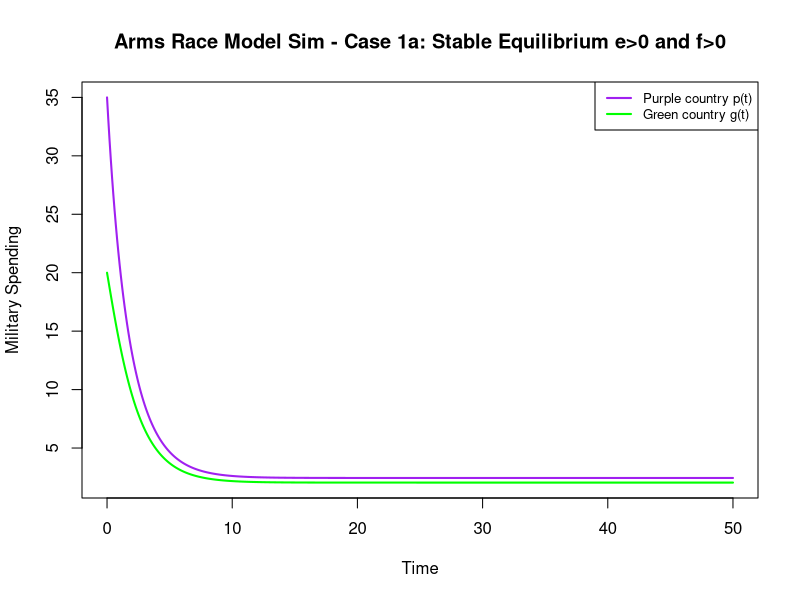
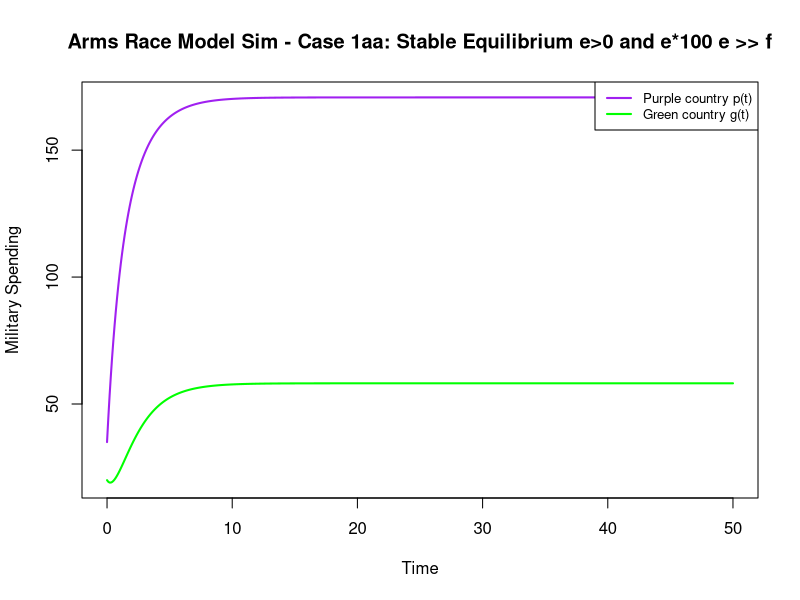
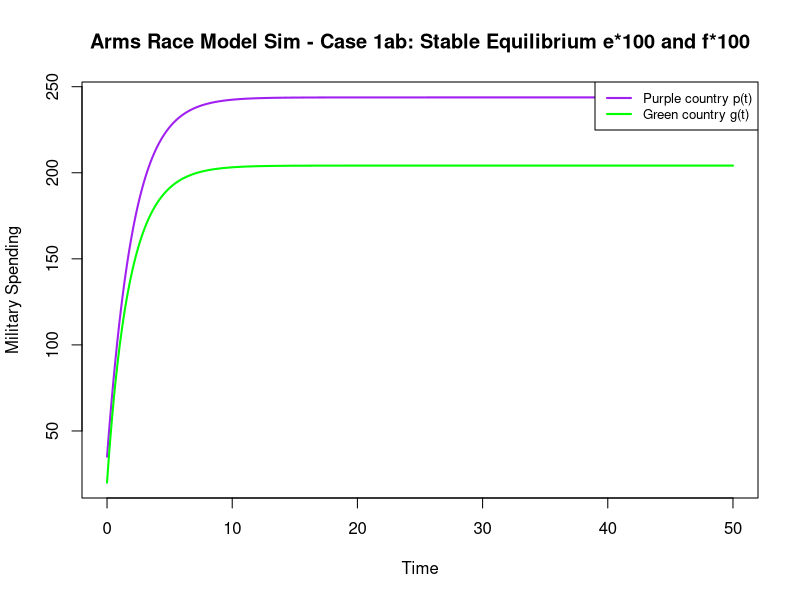
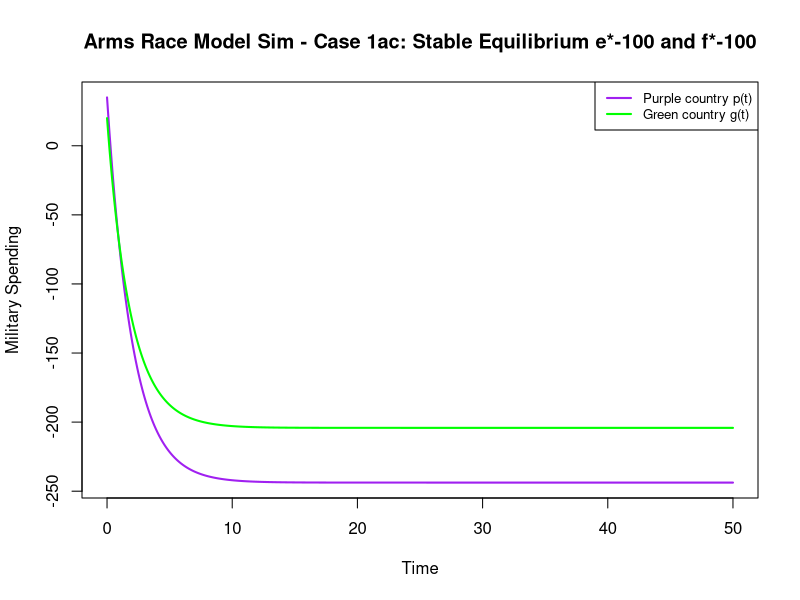
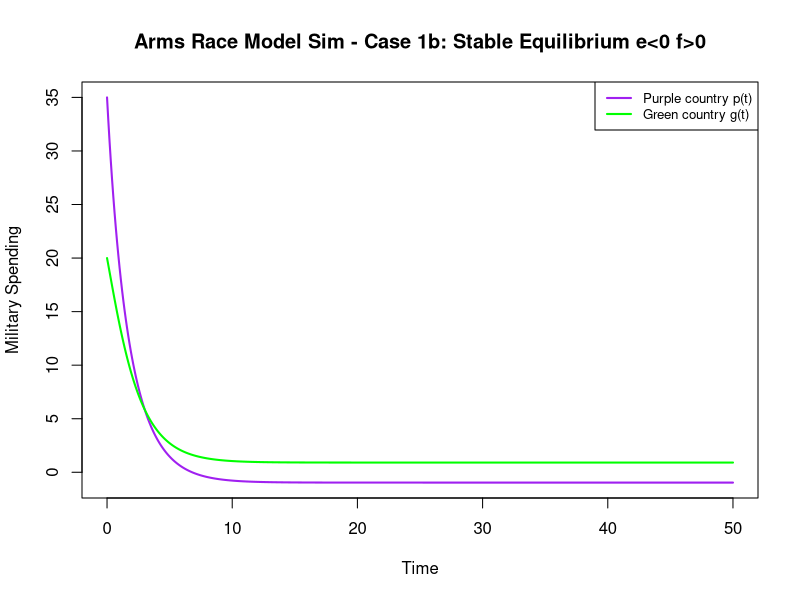
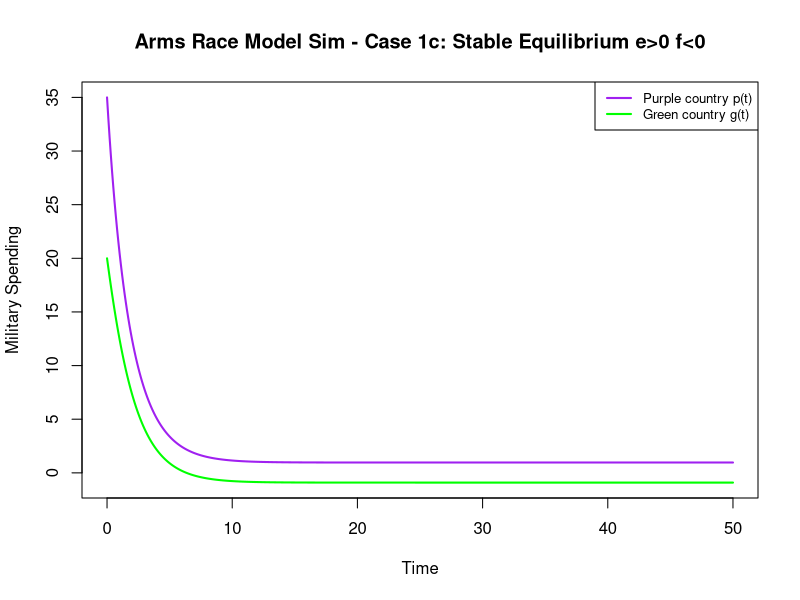
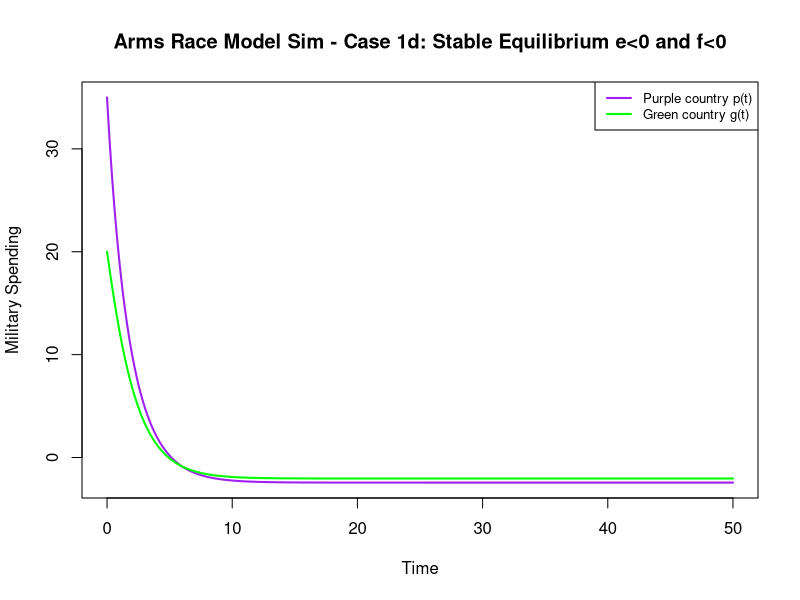
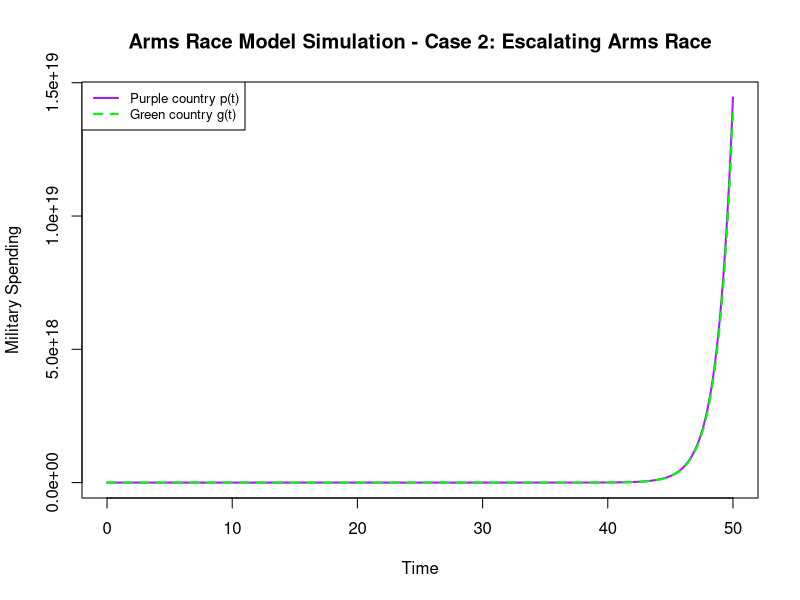

The R script that drew these images, in order: (Note: this script raises an error after producing the figures.)
####################
# Arms Race Model
# Richardson Model
####################

#time values
t_vals <- seq(0, 50, by = 0.1)

#parameters - calibrated from the data points
#values of e and f shift the equilibrium but do not change stability results - confirm
e <- 1.13357055
f <- 1.10615370

#initial conditions determine the starting point of the simulation
#values below or above equilibrium affect whether spending initially increases or decreases
#p0 <- 12
#g0 <- 15
p0 <- 35
g0 <- 20

#create matrix to store model values: simulated spending levels of Purple and Green, respectively
arms <- matrix(NA, nrow = 2, ncol = length(t_vals))
arms[,1] <- c(p0, g0)

#Euler method to numerically simulate the arms race model
arms_model <- function(t_vals, arms, a, b, c, d, e, f){
  h <- t_vals[2] - t_vals[1]
  for(t in 2:length(t_vals)){
    
    p_prev <- arms[1, t-1]
    g_prev <- arms[2, t-1]
  
    dp <- a*g_prev - c*p_prev + e ## CANADA
    dg <- b*p_prev - d*g_prev + f ## USA
    
    p_new <- p_prev + h*dp
    g_new <- g_prev + h*dg
    
    arms[,t] <- c(p_new, g_new)
  }
  return(arms)
}

#Case 1: Stable Equilibrium (spending converges to a stable long-term level)
#Case 1a
model1 <- arms_model(t_vals, arms, a = 0.4, b = 0.3, c = 0.8, d = 0.9, e, f)
plot(t_vals, model1[1,], type="l", col="purple", lwd=2,
     xlab="Time", ylab="Military Spending",
     main="Arms Race Model Sim - Case 1a: Stable Equilibrium e>0 and f>0",
     ylim = range(model1))
lines(t_vals, model1[2,], col="green", lwd=2)
legend("topright",
       legend=c("Purple country p(t)", "Green country g(t)"),
       col=c("purple","green"),
       lwd=2,
       cex=0.8)

#Case 1: Stable Equilibrium (spending converges to a stable long-term level)
#Case 1aa - Extremely large e
model1 <- arms_model(t_vals, arms, a = 0.4, b = 0.3, c = 0.8, d = 0.9, e=e*100, f)
plot(t_vals, model1[1,], type="l", col="purple", lwd=2,
     xlab="Time", ylab="Military Spending",
     main="Arms Race Model Sim - Case 1aa: Stable Equilibrium e>0 and e*100 e >> f",
     ylim = range(model1))
lines(t_vals, model1[2,], col="green", lwd=2)
legend("topright",
       legend=c("Purple country p(t)", "Green country g(t)"),
       col=c("purple","green"),
       lwd=2,
       cex=0.8)

#Case 1: Stable Equilibrium (spending converges to a stable long-term level)
#Case 1ab - Extremely large e and f
model1 <- arms_model(t_vals, arms, a = 0.4, b = 0.3, c = 0.8, d = 0.9, e=e*100, f=f*100)
plot(t_vals, model1[1,], type="l", col="purple", lwd=2,
     xlab="Time", ylab="Military Spending",
     main="Arms Race Model Sim - Case 1ab: Stable Equilibrium e*100 and f*100",
     ylim = range(model1))
lines(t_vals, model1[2,], col="green", lwd=2)
legend("topright",
       legend=c("Purple country p(t)", "Green country g(t)"),
       col=c("purple","green"),
       lwd=2,
       cex=0.8)

#Case 1: Stable Equilibrium (spending converges to a stable long-term level)
#Case 1ac - Extremely large and negative e and f
model1 <- arms_model(t_vals, arms, a = 0.4, b = 0.3, c = 0.8, d = 0.9, e=e*100*-1, f=f*100*-1)
plot(t_vals, model1[1,], type="l", col="purple", lwd=2,
     xlab="Time", ylab="Military Spending",
     main="Arms Race Model Sim - Case 1ac: Stable Equilibrium e*-100 and f*-100",
     ylim = range(model1))
lines(t_vals, model1[2,], col="green", lwd=2)
legend("topright",
       legend=c("Purple country p(t)", "Green country g(t)"),
       col=c("purple","green"),
       lwd=2,
       cex=0.8)

# Case 1: Stable Equilibrium (spending converges to a stable long-term level)
# Case 1b, the green country eventually overtake purple even after 
model1 <- arms_model(t_vals, arms, a = 0.4, b = 0.3, c = 0.8, d = 0.9, e= -e, f)
plot(t_vals, model1[1,], type="l", col="purple", lwd=2,
     xlab="Time", ylab="Military Spending",
     main="Arms Race Model Sim - Case 1b: Stable Equilibrium e<0 f>0",
     ylim = range(model1))
lines(t_vals, model1[2,], col="green", lwd=2)
legend("topright",
       legend=c("Purple country p(t)", "Green country g(t)"),
       col=c("purple","green"),
       lwd=2,
       cex=0.8)

# Case 1: Stable Equilibrium (spending converges to a stable long-term level)
# Case 1c
model1 <- arms_model(t_vals, arms, a = 0.4, b = 0.3, c = 0.8, d = 0.9, e, f=-f)
plot(t_vals, model1[1,], type="l", col="purple", lwd=2,
     xlab="Time", ylab="Military Spending",
     main="Arms Race Model Sim - Case 1c: Stable Equilibrium e>0 f<0",
     ylim = range(model1))
lines(t_vals, model1[2,], col="green", lwd=2)
legend("topright",
       legend=c("Purple country p(t)", "Green country g(t)"),
       col=c("purple","green"),
       lwd=2,
       cex=0.8)

# Case 1: Stable Equilibrium (spending converges to a stable long-term level)
# Case 1d, Interesting Case
model1 <- arms_model(t_vals, arms, a = 0.4, b = 0.3, c = 0.8, d = 0.9, e=-e, f=-f)
plot(t_vals, model1[1,], type="l", col="purple", lwd=2,
     xlab="Time", ylab="Military Spending",
     main="Arms Race Model Sim - Case 1d: Stable Equilibrium e<0 and f<0",
     ylim = range(model1))
lines(t_vals, model1[2,], col="green", lwd=2)
legend("topright",
       legend=c("Purple country p(t)", "Green country g(t)"),
       col=c("purple","green"),
       lwd=2,
       cex=0.8)

#Case 2: Escalating Arms Race (over time, both nations continue to keep increasing spending)
model2 <- arms_model(t_vals, arms, a = 1.2, b = 1.1, c = 0.3, d = 0.3, e, f)
plot(t_vals, model2[1,], type="l", col="purple", lwd=2,
     xlab="Time", ylab="Military Spending",
     main="Arms Race Model Simulation - Case 2: Escalating Arms Race",
     ylim = range(model2))
lines(t_vals, model2[2,], col="green", lwd=2, lty=2)
legend("topleft",
       legend=c("Purple country p(t)", "Green country g(t)"),
       col=c("purple","green"),
       lwd=2,
       lty=c(1,2),
       cex=0.8)

#Case 3: Asymmetric Arms Race (countries respond differently, leading to different long-term spending levels)
model3 <- arms_model(t_vals, arms, a = 1.5, b = 0.3, c = 0.8, d = 0.9, e, f)
plot(t_vals, model3[1,], type="l", col="purple", lwd=2,
     xlab="Time", ylab="Military Spending",
     main="Arms Race Model Simulation - Case 3: Asymmetric Arms Race",
     ylim = range(model3))
lines(t_vals, model3[2,], col="green", lwd=2)
legend("topright",
       legend=c("Purple country p(t)", "Green country g(t)"),
       col=c("purple","green"),
       lwd=2,
       cex=0.6)


####################################
### Phase Diagrams for each Case ###
####################################

# Phase diagram for Case 1
plot(model1[1,], model1[2,],
     type="l",
     col="blue",
     lwd=2,
     xlab="Purple spending p(t)",
     ylab="Green spending g(t)",
     main="Phase Diagram: Case 1")
points(p0, g0, col="red", pch=19)  # starting point
points(model1[1,length(tvals)], model1[2,length(tvals)],col="purple",pch=17)
text(p0, g0, "Start", pos=2)

# Phase diagram for Case 2
plot(model2[1,], model2[2,],
     type="l",
     col="blue",
     lwd=2,
     xlab="Purple spending p(t)",
     ylab="Green spending g(t)",
     main="Phase Diagram: Case 2")
points(p0, g0, col="red", pch=19)  # starting point
text(p0, g0, "Start", pos=4)

#Phase diagram for Case 3
plot(model3[1,], model3[2,],
     type="l",
     col="blue",
     lwd=2,
     xlab="Purple spending p(t)",
     ylab="Green spending g(t)",
     main="Phase Diagram: Case 3")
points(p0, g0, col="red", pch=19)  # starting point
text(p0, g0, "Start", pos=2)
